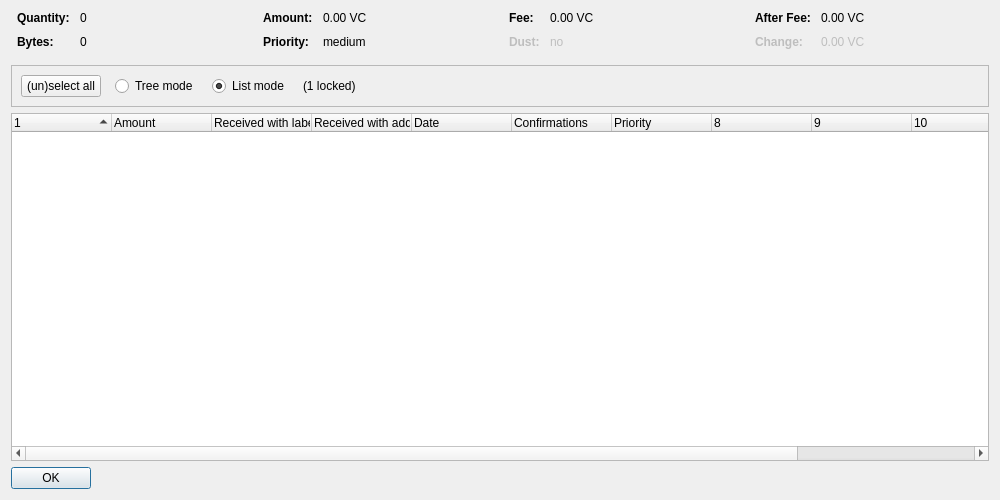
<?xml version="1.0" encoding="UTF-8"?>
<ui version="4.0">
 <class>CoinControlDialog</class>
 <widget class="QDialog" name="CoinControlDialog">
  <property name="geometry">
   <rect>
    <x>0</x>
    <y>0</y>
    <width>1000</width>
    <height>500</height>
   </rect>
  </property>
  <property name="windowTitle">
   <string>Coin Selection</string>
  </property>
  <layout class="QVBoxLayout" name="verticalLayout">
   <item>
    <layout class="QHBoxLayout" name="horizontalLayoutTop" stretch="0,0,0,0">
     <property name="topMargin">
      <number>0</number>
     </property>
     <property name="bottomMargin">
      <number>10</number>
     </property>
     <item>
      <layout class="QFormLayout" name="formLayoutCoinControl1">
       <property name="horizontalSpacing">
        <number>10</number>
       </property>
       <property name="verticalSpacing">
        <number>10</number>
       </property>
       <property name="leftMargin">
        <number>6</number>
       </property>
       <property name="rightMargin">
        <number>6</number>
       </property>
       <item row="0" column="0">
        <widget class="QLabel" name="labelCoinControlQuantityText">
         <property name="font">
          <font>
           <weight>75</weight>
           <bold>true</bold>
          </font>
         </property>
         <property name="text">
          <string>Quantity:</string>
         </property>
        </widget>
       </item>
       <item row="0" column="1">
        <widget class="QLabel" name="labelCoinControlQuantity">
         <property name="cursor">
          <cursorShape>IBeamCursor</cursorShape>
         </property>
         <property name="contextMenuPolicy">
          <enum>Qt::ActionsContextMenu</enum>
         </property>
         <property name="text">
          <string notr="true">0</string>
         </property>
         <property name="textInteractionFlags">
          <set>Qt::LinksAccessibleByMouse|Qt::TextSelectableByKeyboard|Qt::TextSelectableByMouse</set>
         </property>
        </widget>
       </item>
       <item row="1" column="0">
        <widget class="QLabel" name="labelCoinControlBytesText">
         <property name="font">
          <font>
           <weight>75</weight>
           <bold>true</bold>
          </font>
         </property>
         <property name="text">
          <string>Bytes:</string>
         </property>
        </widget>
       </item>
       <item row="1" column="1">
        <widget class="QLabel" name="labelCoinControlBytes">
         <property name="cursor">
          <cursorShape>IBeamCursor</cursorShape>
         </property>
         <property name="contextMenuPolicy">
          <enum>Qt::ActionsContextMenu</enum>
         </property>
         <property name="text">
          <string notr="true">0</string>
         </property>
         <property name="textInteractionFlags">
          <set>Qt::LinksAccessibleByMouse|Qt::TextSelectableByKeyboard|Qt::TextSelectableByMouse</set>
         </property>
        </widget>
       </item>
      </layout>
     </item>
     <item>
      <layout class="QFormLayout" name="formLayoutCoinControl2">
       <property name="horizontalSpacing">
        <number>10</number>
       </property>
       <property name="verticalSpacing">
        <number>10</number>
       </property>
       <property name="leftMargin">
        <number>6</number>
       </property>
       <property name="rightMargin">
        <number>6</number>
       </property>
       <item row="0" column="0">
        <widget class="QLabel" name="labelCoinControlAmountText">
         <property name="font">
          <font>
           <weight>75</weight>
           <bold>true</bold>
          </font>
         </property>
         <property name="text">
          <string>Amount:</string>
         </property>
        </widget>
       </item>
       <item row="0" column="1">
        <widget class="QLabel" name="labelCoinControlAmount">
         <property name="cursor">
          <cursorShape>IBeamCursor</cursorShape>
         </property>
         <property name="contextMenuPolicy">
          <enum>Qt::ActionsContextMenu</enum>
         </property>
         <property name="text">
          <string notr="true">0.00 VC</string>
         </property>
         <property name="textInteractionFlags">
          <set>Qt::LinksAccessibleByMouse|Qt::TextSelectableByKeyboard|Qt::TextSelectableByMouse</set>
         </property>
        </widget>
       </item>
       <item row="1" column="0">
        <widget class="QLabel" name="labelCoinControlPriorityText">
         <property name="font">
          <font>
           <weight>75</weight>
           <bold>true</bold>
          </font>
         </property>
         <property name="text">
          <string>Priority:</string>
         </property>
        </widget>
       </item>
       <item row="1" column="1">
        <widget class="QLabel" name="labelCoinControlPriority">
         <property name="cursor">
          <cursorShape>IBeamCursor</cursorShape>
         </property>
         <property name="contextMenuPolicy">
          <enum>Qt::ActionsContextMenu</enum>
         </property>
         <property name="text">
          <string notr="true">medium</string>
         </property>
         <property name="textInteractionFlags">
          <set>Qt::LinksAccessibleByMouse|Qt::TextSelectableByKeyboard|Qt::TextSelectableByMouse</set>
         </property>
        </widget>
       </item>
      </layout>
     </item>
     <item>
      <layout class="QFormLayout" name="formLayoutCoinControl3">
       <property name="horizontalSpacing">
        <number>10</number>
       </property>
       <property name="verticalSpacing">
        <number>10</number>
       </property>
       <property name="leftMargin">
        <number>6</number>
       </property>
       <property name="rightMargin">
        <number>6</number>
       </property>
       <item row="0" column="0">
        <widget class="QLabel" name="labelCoinControlFeeText">
         <property name="font">
          <font>
           <weight>75</weight>
           <bold>true</bold>
          </font>
         </property>
         <property name="text">
          <string>Fee:</string>
         </property>
        </widget>
       </item>
       <item row="0" column="1">
        <widget class="QLabel" name="labelCoinControlFee">
         <property name="cursor">
          <cursorShape>IBeamCursor</cursorShape>
         </property>
         <property name="contextMenuPolicy">
          <enum>Qt::ActionsContextMenu</enum>
         </property>
         <property name="text">
          <string notr="true">0.00 VC</string>
         </property>
         <property name="textInteractionFlags">
          <set>Qt::LinksAccessibleByMouse|Qt::TextSelectableByKeyboard|Qt::TextSelectableByMouse</set>
         </property>
        </widget>
       </item>
       <item row="1" column="0">
        <widget class="QLabel" name="labelCoinControlLowOutputText">
         <property name="enabled">
          <bool>false</bool>
         </property>
         <property name="font">
          <font>
           <weight>75</weight>
           <bold>true</bold>
          </font>
         </property>
         <property name="text">
          <string>Dust:</string>
         </property>
        </widget>
       </item>
       <item row="1" column="1">
        <widget class="QLabel" name="labelCoinControlLowOutput">
         <property name="enabled">
          <bool>false</bool>
         </property>
         <property name="cursor">
          <cursorShape>IBeamCursor</cursorShape>
         </property>
         <property name="contextMenuPolicy">
          <enum>Qt::ActionsContextMenu</enum>
         </property>
         <property name="text">
          <string notr="true">no</string>
         </property>
         <property name="textInteractionFlags">
          <set>Qt::LinksAccessibleByMouse|Qt::TextSelectableByKeyboard|Qt::TextSelectableByMouse</set>
         </property>
        </widget>
       </item>
      </layout>
     </item>
     <item>
      <layout class="QFormLayout" name="formLayoutCoinControl4">
       <property name="horizontalSpacing">
        <number>10</number>
       </property>
       <property name="verticalSpacing">
        <number>10</number>
       </property>
       <property name="leftMargin">
        <number>6</number>
       </property>
       <property name="rightMargin">
        <number>6</number>
       </property>
       <item row="0" column="0">
        <widget class="QLabel" name="labelCoinControlAfterFeeText">
         <property name="font">
          <font>
           <weight>75</weight>
           <bold>true</bold>
          </font>
         </property>
         <property name="text">
          <string>After Fee:</string>
         </property>
        </widget>
       </item>
       <item row="0" column="1">
        <widget class="QLabel" name="labelCoinControlAfterFee">
         <property name="cursor">
          <cursorShape>IBeamCursor</cursorShape>
         </property>
         <property name="contextMenuPolicy">
          <enum>Qt::ActionsContextMenu</enum>
         </property>
         <property name="text">
          <string notr="true">0.00 VC</string>
         </property>
         <property name="textInteractionFlags">
          <set>Qt::LinksAccessibleByMouse|Qt::TextSelectableByKeyboard|Qt::TextSelectableByMouse</set>
         </property>
        </widget>
       </item>
       <item row="1" column="0">
        <widget class="QLabel" name="labelCoinControlChangeText">
         <property name="enabled">
          <bool>false</bool>
         </property>
         <property name="font">
          <font>
           <weight>75</weight>
           <bold>true</bold>
          </font>
         </property>
         <property name="text">
          <string>Change:</string>
         </property>
        </widget>
       </item>
       <item row="1" column="1">
        <widget class="QLabel" name="labelCoinControlChange">
         <property name="enabled">
          <bool>false</bool>
         </property>
         <property name="cursor">
          <cursorShape>IBeamCursor</cursorShape>
         </property>
         <property name="contextMenuPolicy">
          <enum>Qt::ActionsContextMenu</enum>
         </property>
         <property name="text">
          <string notr="true">0.00 VC</string>
         </property>
         <property name="textInteractionFlags">
          <set>Qt::LinksAccessibleByMouse|Qt::TextSelectableByKeyboard|Qt::TextSelectableByMouse</set>
         </property>
        </widget>
       </item>
      </layout>
     </item>
    </layout>
   </item>
   <item>
    <widget class="QFrame" name="frame">
     <property name="minimumSize">
      <size>
       <width>0</width>
       <height>40</height>
      </size>
     </property>
     <property name="frameShape">
      <enum>QFrame::StyledPanel</enum>
     </property>
     <property name="frameShadow">
      <enum>QFrame::Sunken</enum>
     </property>
     <layout class="QHBoxLayout" name="horizontalLayout">
      <item>
       <layout class="QHBoxLayout" name="horizontalLayoutPanel" stretch="0,0,0,0,0">
        <property name="spacing">
         <number>14</number>
        </property>
        <item>
         <widget class="QPushButton" name="pushButtonSelectAll">
          <property name="sizePolicy">
           <sizepolicy hsizetype="Maximum" vsizetype="Fixed">
            <horstretch>0</horstretch>
            <verstretch>0</verstretch>
           </sizepolicy>
          </property>
          <property name="text">
           <string>(un)select all</string>
          </property>
          <property name="autoDefault">
           <bool>false</bool>
          </property>
         </widget>
        </item>
        <item>
         <widget class="QRadioButton" name="radioTreeMode">
          <property name="sizePolicy">
           <sizepolicy hsizetype="Maximum" vsizetype="Fixed">
            <horstretch>0</horstretch>
            <verstretch>0</verstretch>
           </sizepolicy>
          </property>
          <property name="text">
           <string>Tree mode</string>
          </property>
         </widget>
        </item>
        <item>
         <widget class="QRadioButton" name="radioListMode">
          <property name="sizePolicy">
           <sizepolicy hsizetype="Maximum" vsizetype="Fixed">
            <horstretch>0</horstretch>
            <verstretch>0</verstretch>
           </sizepolicy>
          </property>
          <property name="text">
           <string>List mode</string>
          </property>
          <property name="checked">
           <bool>true</bool>
          </property>
         </widget>
        </item>
        <item>
         <widget class="QLabel" name="labelLocked">
          <property name="text">
           <string notr="true">(1 locked)</string>
          </property>
         </widget>
        </item>
        <item>
         <spacer name="horizontalSpacer">
          <property name="orientation">
           <enum>Qt::Horizontal</enum>
          </property>
          <property name="sizeHint" stdset="0">
           <size>
            <width>40</width>
            <height>20</height>
           </size>
          </property>
         </spacer>
        </item>
       </layout>
      </item>
     </layout>
    </widget>
   </item>
   <item>
    <widget class="CoinControlTreeWidget" name="treeWidget">
     <property name="contextMenuPolicy">
      <enum>Qt::CustomContextMenu</enum>
     </property>
     <property name="sortingEnabled">
      <bool>false</bool>
     </property>
     <property name="columnCount">
      <number>12</number>
     </property>
     <attribute name="headerShowSortIndicator" stdset="0">
      <bool>true</bool>
     </attribute>
     <attribute name="headerStretchLastSection">
      <bool>false</bool>
     </attribute>
     <column>
      <property name="text">
       <string/>
      </property>
     </column>
     <column>
      <property name="text">
       <string>Amount</string>
      </property>
     </column>
     <column>
      <property name="text">
       <string>Received with label</string>
      </property>
     </column>
     <column>
      <property name="text">
       <string>Received with address</string>
      </property>
     </column>
     <column>
      <property name="text">
       <string>Date</string>
      </property>
     </column>
     <column>
      <property name="text">
       <string>Confirmations</string>
      </property>
      <property name="toolTip">
       <string>Confirmed</string>
      </property>
     </column>
     <column>
      <property name="text">
       <string>Priority</string>
      </property>
     </column>
     <column>
      <property name="text">
       <string/>
      </property>
     </column>
     <column>
      <property name="text">
       <string/>
      </property>
     </column>
     <column>
      <property name="text">
       <string/>
      </property>
     </column>
     <column>
      <property name="text">
       <string/>
      </property>
     </column>
     <column>
      <property name="text">
       <string/>
      </property>
     </column>
    </widget>
   </item>
   <item>
    <widget class="QDialogButtonBox" name="buttonBox">
     <property name="sizePolicy">
      <sizepolicy hsizetype="Maximum" vsizetype="Fixed">
       <horstretch>0</horstretch>
       <verstretch>0</verstretch>
      </sizepolicy>
     </property>
     <property name="orientation">
      <enum>Qt::Horizontal</enum>
     </property>
     <property name="standardButtons">
      <set>QDialogButtonBox::Ok</set>
     </property>
    </widget>
   </item>
  </layout>
 </widget>
 <customwidgets>
  <customwidget>
   <class>CoinControlTreeWidget</class>
   <extends>QTreeWidget</extends>
   <header>coincontroltreewidget.h</header>
  </customwidget>
 </customwidgets>
 <resources/>
 <connections/>
</ui>
